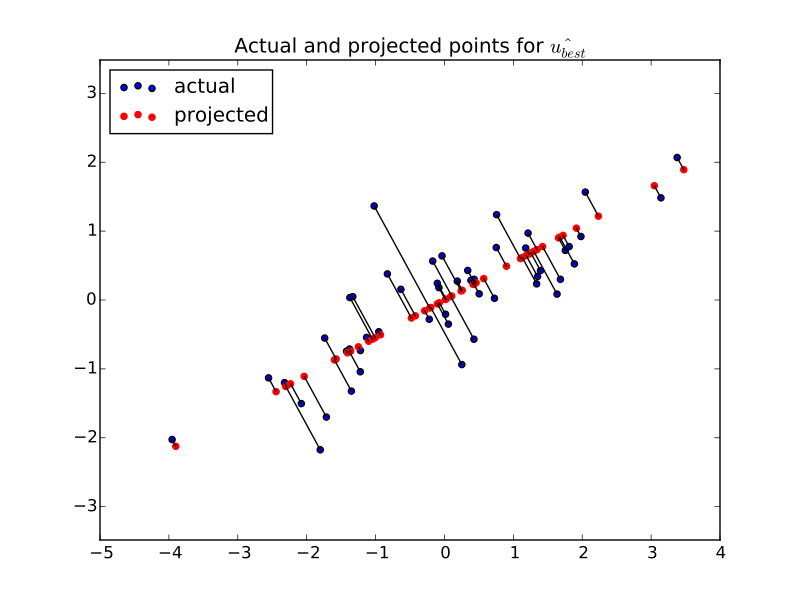

This chart was generated by the following Python code:
projected = line_projection(u_best, X)
plt.scatter(X[0], X[1], label='actual')
plt.scatter(projected[0], projected[1], color='r', label='projected')
for i in range(X.shape[1]):
    # Plot line between projected and actual point
    proj_pt = projected[:, i]
    actual_pt = X[:, i]
    plt.plot([proj_pt[0], actual_pt[0]], [proj_pt[1], actual_pt[1]], 'k')
plt.axis('equal')
plt.legend(loc='upper left')
plt.title("Actual and projected points for $\hat{u_{best}}$")
# ...
